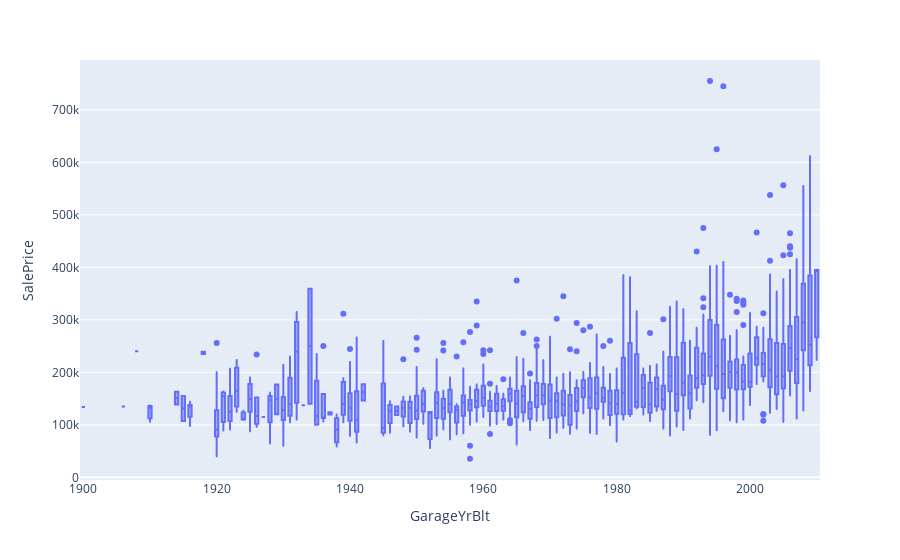

Here is the notebook cell this chart was saved with:
### Markdown cell above
#### GarageYearBuilt: 

* The cleaned data revealed a peak value not present in the original data distribution. Therefore, we want to examine if there is a strong correlation between GarageYearBuilt and house sales prices. The code below displays the distribution and the correlation coefficient.

### Code cell
import plotly.express as px

# Assuming df_missing is your DataFrame
correlation = df_missing['GarageYrBlt'].corr(df_missing['SalePrice'])
print("Correlation coefficient:", correlation)

fig = px.box(df_missing, x='GarageYrBlt', y='SalePrice')
fig.show()

### Figure 1 — Plotly figure (JSON) as saved in the notebook; plotly's stock layout.template omitted (floating-point values rounded to 4 significant figures; data arrays with more than 128 entries replaced by an {"elided": "..."} marker saying what was removed)
{"data": [{"alignmentgroup": "True", "hovertemplate": "GarageYrBlt=%{x}<br>SalePrice=%{y}<extra></extra>", "legendgroup": "", "marker": {"color": "#636efa"}, "name": "", "notched": false, "offsetgroup": "", "orientation": "v", "showlegend": false, "type": "box", "x": {"elided": "1460 int values"}, "x0": " ", "xaxis": "x", "y": {"elided": "1460 int values"}, "y0": " ", "yaxis": "y"}], "layout": {"boxmode": "group", "legend": {"tracegroupgap": 0}, "margin": {"t": 60}, "xaxis": {"anchor": "y", "domain": [0, 1], "title": {"text": "GarageYrBlt"}}, "yaxis": {"anchor": "x", "domain": [0, 1], "title": {"text": "SalePrice"}}}}
